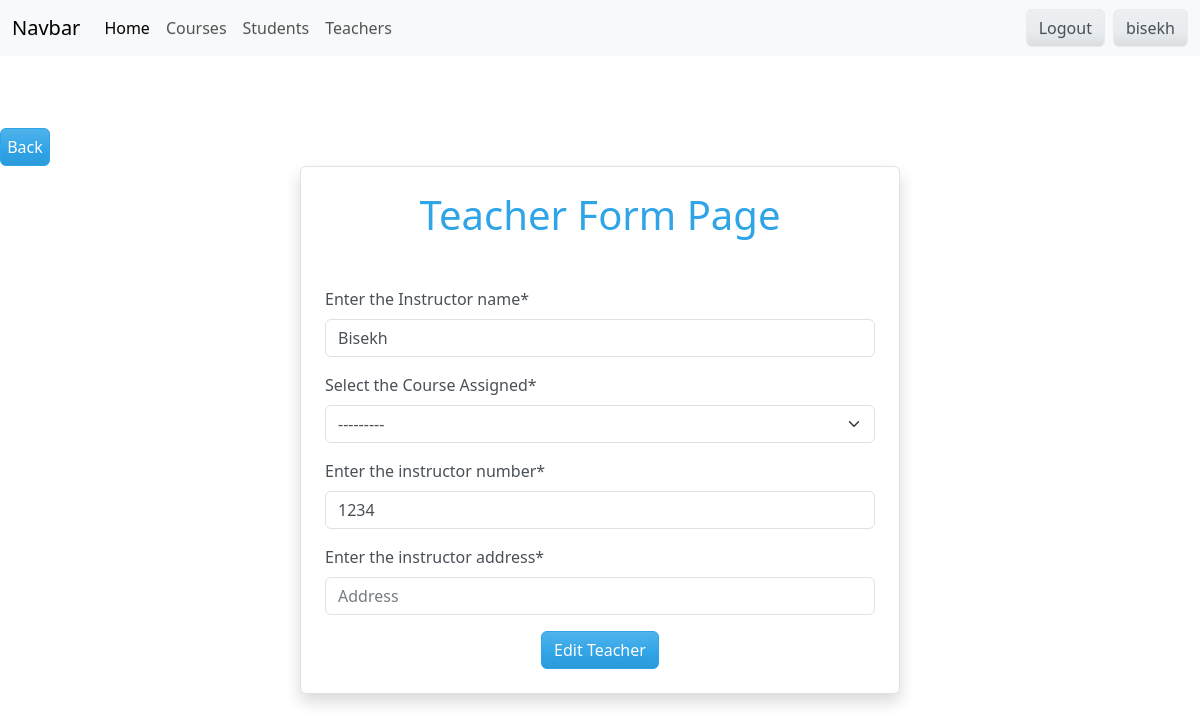
Page /editTeacher/1 (signed in) on the committed database.
### course/models.py (models this page shows, shortened)
class Instructor_Available(models.Model):
    Instructor_name = models.CharField(max_length=200)
    joined_in = models.DateTimeField(auto_now_add=True)
    course_assigned =models.ForeignKey('Course_Available',on_delete=models.SET_NULL,blank=True,null=True)
    instructor_number = models.CharField(max_length=5)
    address = models.CharField(max_length=50)

### teacher/views.py (the view)
# urls.py: path('editTeacher/<int:pk>',views.edit_teacher,name='editTeacher'),
def edit_teacher(request,pk):
    if request.user.is_authenticated:
        getTeacher = Instructor_Available.objects.get(id=pk)
        form = CreateTeacherForm(request.POST or None,instance=getTeacher)
        if form.is_valid():
            form.save()
            messages.success(request,'Teacher updated successfully')
            return redirect('teacher')
        return render(request,'editTeacher.html',{
            'form':form
        })
    else:
        messages.success(request,'You have to be logged In')
        return redirect('home')

### teacher/forms.py
class CreateTeacherForm(models.ModelForm):
    Instructor_name =forms.CharField(required=True,widget=forms.TextInput(attrs={'placeholder':'Instructor Name', 'class':'form-control'}),label="Enter the Instructor name")
    course_assigned = forms.ModelChoiceField(
        queryset=Course_Available.objects.all(),
        widget=forms.Select(attrs={'class': 'form-control'}),
        label="Select the Course Assigned"
    )
    instructor_number =forms.CharField(required=True,widget=forms.TextInput(attrs={'placeholder':'12345', 'class':'form-control'}),label="Enter the instructor number")
    address =forms.CharField(required=True,widget=forms.TextInput(attrs={'placeholder':'Address', 'class':'form-control'}),label="Enter the instructor address")
    class Meta:
        model = Instructor_Available
        fields = ['Instructor_name','course_assigned','instructor_number','instructor_number']

### course/models.py (called while the page is built)
    def __str__(self):
        return self.title

### templates/editTeacher.html (shortened to what this page needs)
{% extends 'base.html' %}
{% load crispy_forms_tags %}
{% block content %}
<a
  href="{% url 'teacher' %}"
  class="d-flex justify-content-center align-items-center btn btn-primary"
  style="width: 50px"
  >Back</a
>
<div class="d-flex justify-content-center align-items-center mb-5">
  <div class="card shadow border p-4 w-50">
    <h1 class="text-center mb-4">Teacher Form Page</h1>
    <form method="post">
      <br />
      {{ form|crispy }}
      <div class="text-center mt-3">
        <button type="submit" class="btn btn-primary">Edit Teacher</button>
      </div>
    </form>
  </div>
</div>
{% endblock %}

### templates/navbar.html (shortened to what this page needs)
<nav class="navbar navbar-expand-lg bg-body-tertiary">
  <div class="container-fluid">
    <a class="navbar-brand" href="{% url 'home' %}">Navbar</a>
    <div class="collapse navbar-collapse" id="navbarColor04">
      <ul class="navbar-nav me-auto">
        <li class="nav-item">
          <a class="nav-link active" href="{% url 'home' %}"
            >Home
          </a>
        </li>
        <li class="nav-item">
          <a class="nav-link" href="{% url 'course' %}">Courses</a>
        </li>
        <li class="nav-item">
          <a class="nav-link" href="{% url 'student' %}">Students</a>
        </li>
        <li class="nav-item">
          <a class="nav-link" href="{% url 'teacher' %}">Teachers</a>
        </li>
      </ul>
      {% if user.is_authenticated %}
      <div class="d-flex">
        <a class="btn btn-secondary me-2" href="{% url 'logout' %}">Logout</a>
        <a class="btn btn-secondary">{{user.username}}</a>
      </div>
      {% else %}
      <div class="d-flex">
        <a class="btn btn-secondary me-2" href="{% url 'login' %}">Login</a>
        <a class="btn btn-secondary" href="{% url 'signup' %}">Register</a>
      </div>
      {% endif %}
    </div>
  </div>
</nav>

### rows in the picture
Instructor_Available: Instructor_name "Bisekh", course_assigned "---------", instructor_number "1234"

### other values in the picture
{{ user.username }} "bisekh"
